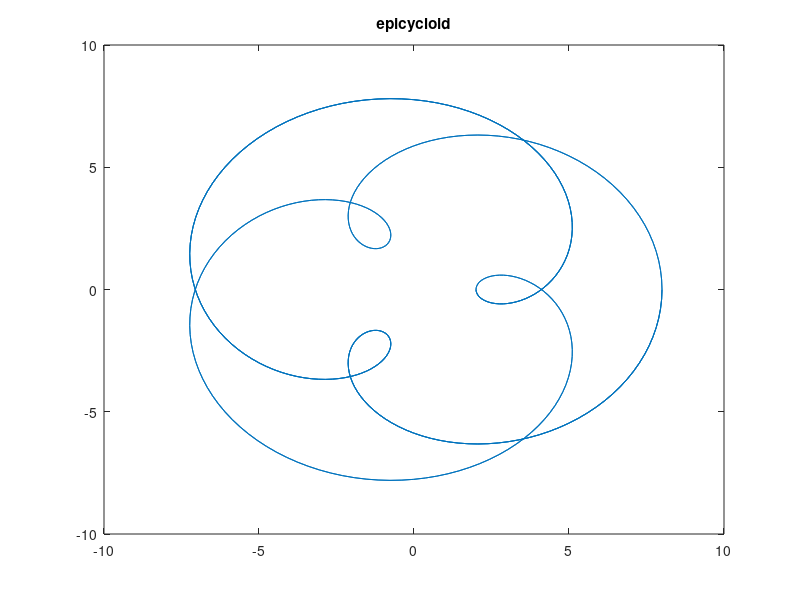

Write the MATLAB code that produced this figure.
t = 0:0.01*pi:10*pi
a = 2
b = 3
xt = (a + b)*cos(t) - b*cos((a\b+1)*t)
yt = (a + b)*sin(t) - b*sin((a\b+1)*t)
plot(xt,yt)
title('epicycloid')